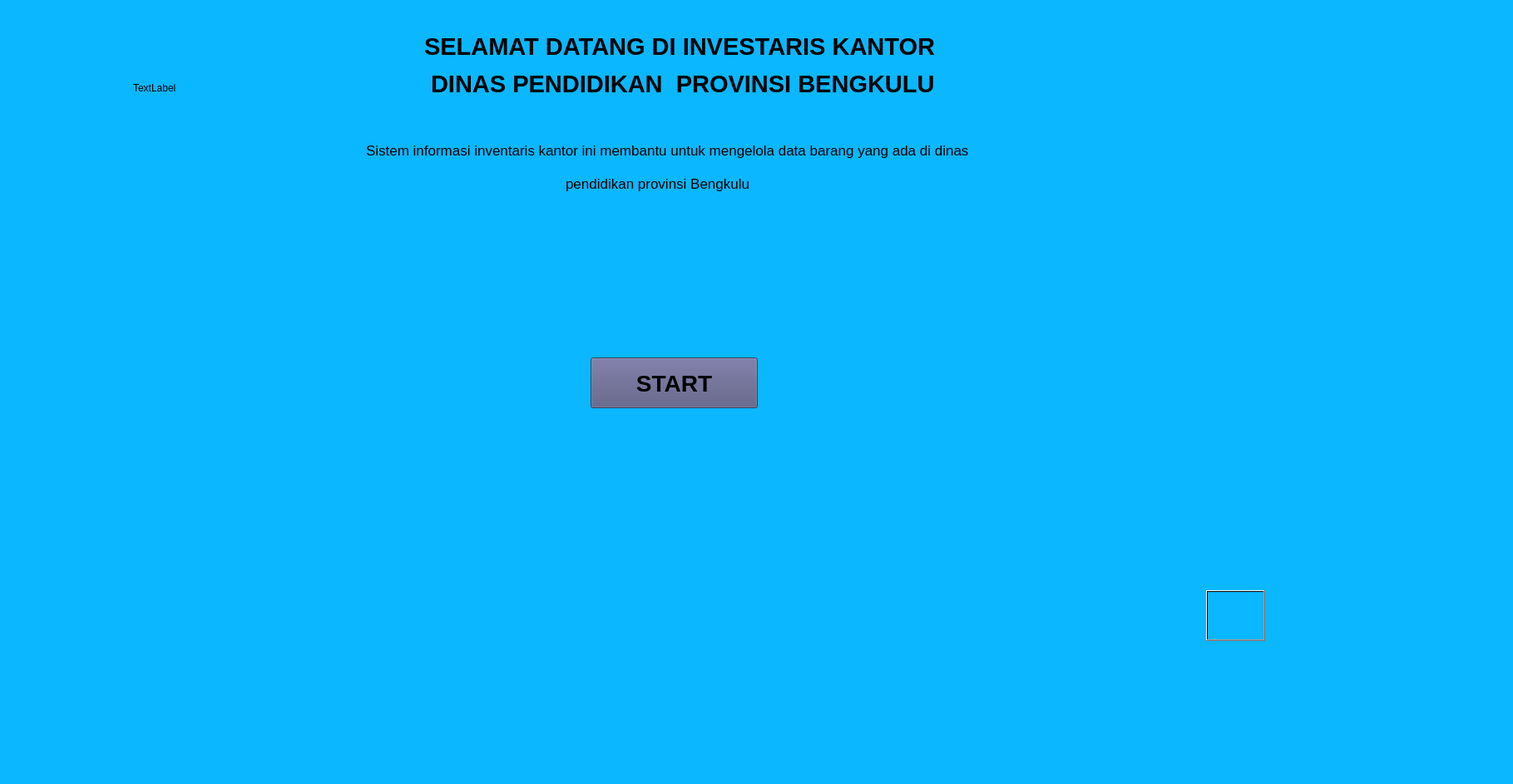
<?xml version="1.0" encoding="UTF-8"?>
<ui version="4.0">
 <class>MainWindow</class>
 <widget class="QMainWindow" name="MainWindow">
  <property name="geometry">
   <rect>
    <x>0</x>
    <y>0</y>
    <width>1819</width>
    <height>943</height>
   </rect>
  </property>
  <property name="windowTitle">
   <string>MainWindow</string>
  </property>
  <property name="styleSheet">
   <string notr="true">background-color: rgb(11, 183, 255);</string>
  </property>
  <widget class="QWidget" name="centralwidget">
   <widget class="QLabel" name="lbl_title">
    <property name="geometry">
     <rect>
      <x>510</x>
      <y>10</y>
      <width>791</width>
      <height>91</height>
     </rect>
    </property>
    <property name="font">
     <font>
      <family>Arial</family>
      <pointsize>22</pointsize>
      <bold>true</bold>
     </font>
    </property>
    <property name="styleSheet">
     <string notr="true">background-color: qlineargradient(spread:pad, x1:1, y1:0, x2:1, y2:0, stop:0 rgba(0, 0, 0, 0), stop:1 rgba(255, 255, 255, 0));
color: rgb(0, 0, 0);</string>
    </property>
    <property name="text">
     <string>SELAMAT DATANG DI INVESTARIS KANTOR </string>
    </property>
   </widget>
   <widget class="QLabel" name="lbl_title_2">
    <property name="geometry">
     <rect>
      <x>510</x>
      <y>70</y>
      <width>801</width>
      <height>61</height>
     </rect>
    </property>
    <property name="font">
     <font>
      <family>Arial</family>
      <pointsize>22</pointsize>
      <bold>true</bold>
     </font>
    </property>
    <property name="styleSheet">
     <string notr="true">background-color: qlineargradient(spread:pad, x1:1, y1:0, x2:1, y2:0, stop:0 rgba(0, 0, 0, 0), stop:1 rgba(255, 255, 255, 0));
color: rgb(0, 0, 0);</string>
    </property>
    <property name="text">
     <string> DINAS PENDIDIKAN  PROVINSI BENGKULU</string>
    </property>
   </widget>
   <widget class="QLabel" name="lbl_title_3">
    <property name="geometry">
     <rect>
      <x>440</x>
      <y>150</y>
      <width>751</width>
      <height>61</height>
     </rect>
    </property>
    <property name="font">
     <font>
      <family>Arial</family>
      <pointsize>13</pointsize>
      <bold>false</bold>
     </font>
    </property>
    <property name="styleSheet">
     <string notr="true">background-color: qlineargradient(spread:pad, x1:1, y1:0, x2:1, y2:0, stop:0 rgba(0, 0, 0, 0), stop:1 rgba(255, 255, 255, 0));
color: rgb(0, 0, 0);</string>
    </property>
    <property name="text">
     <string>Sistem informasi inventaris kantor ini membantu untuk mengelola data barang yang ada di dinas </string>
    </property>
   </widget>
   <widget class="QLabel" name="lbl_title_4">
    <property name="geometry">
     <rect>
      <x>680</x>
      <y>190</y>
      <width>671</width>
      <height>61</height>
     </rect>
    </property>
    <property name="font">
     <font>
      <family>Arial</family>
      <pointsize>13</pointsize>
      <bold>false</bold>
     </font>
    </property>
    <property name="styleSheet">
     <string notr="true">background-color: qlineargradient(spread:pad, x1:1, y1:0, x2:1, y2:0, stop:0 rgba(0, 0, 0, 0), stop:1 rgba(255, 255, 255, 0));
color: rgb(0, 0, 0);</string>
    </property>
    <property name="text">
     <string>pendidikan provinsi Bengkulu</string>
    </property>
   </widget>
   <widget class="QPushButton" name="pushButton">
    <property name="geometry">
     <rect>
      <x>710</x>
      <y>430</y>
      <width>201</width>
      <height>61</height>
     </rect>
    </property>
    <property name="font">
     <font>
      <pointsize>21</pointsize>
      <bold>true</bold>
     </font>
    </property>
    <property name="styleSheet">
     <string notr="true">color: rgb(0, 0, 0);
background-color: rgb(85, 85, 127);</string>
    </property>
    <property name="text">
     <string>START</string>
    </property>
   </widget>
   <widget class="QLabel" name="label_pic">
    <property name="geometry">
     <rect>
      <x>160</x>
      <y>-60</y>
      <width>411</width>
      <height>331</height>
     </rect>
    </property>
    <property name="styleSheet">
     <string notr="true">background-color: qlineargradient(spread:pad, x1:0, y1:0, x2:1, y2:0, stop:1 rgba(0, 0, 0, 0));</string>
    </property>
    <property name="text">
     <string>TextLabel</string>
    </property>
   </widget>
   <widget class="QLabel" name="label_bc">
    <property name="geometry">
     <rect>
      <x>0</x>
      <y>-30</y>
      <width>1801</width>
      <height>871</height>
     </rect>
    </property>
    <property name="styleSheet">
     <string notr="true">background-color: qlineargradient(spread:pad, x1:1, y1:0, x2:1, y2:0, stop:0 rgba(0, 0, 0, 0), stop:1 rgba(255, 255, 255, 0));
color: rgb(0, 0, 0);</string>
    </property>
    <property name="text">
     <string/>
    </property>
    <property name="pixmap">
     <pixmap>../../../../Downloads/bahan qt/New folder/bc.jpeg</pixmap>
    </property>
    <property name="scaledContents">
     <bool>true</bool>
    </property>
   </widget>
   <widget class="QLabel" name="label_prof">
    <property name="geometry">
     <rect>
      <x>1450</x>
      <y>710</y>
      <width>71</width>
      <height>61</height>
     </rect>
    </property>
    <property name="text">
     <string/>
    </property>
    <property name="pixmap">
     <pixmap>../../../../Downloads/bahan qt/New folder/prof.jpeg</pixmap>
    </property>
    <property name="scaledContents">
     <bool>true</bool>
    </property>
    <property name="wordWrap">
     <bool>false</bool>
    </property>
   </widget>
   <widget class="QPushButton" name="pushButton_prof">
    <property name="geometry">
     <rect>
      <x>1450</x>
      <y>710</y>
      <width>71</width>
      <height>61</height>
     </rect>
    </property>
    <property name="styleSheet">
     <string notr="true">background-color: qlineargradient(spread:pad, x1:0, y1:0, x2:1, y2:0, stop:1 rgba(0, 0, 0, 0));
color: qlineargradient(spread:pad, x1:0, y1:0, x2:1, y2:0, stop:1 rgba(0, 0, 0, 0));</string>
    </property>
    <property name="text">
     <string/>
    </property>
   </widget>
   <zorder>label_bc</zorder>
   <zorder>label_prof</zorder>
   <zorder>lbl_title</zorder>
   <zorder>lbl_title_2</zorder>
   <zorder>lbl_title_3</zorder>
   <zorder>lbl_title_4</zorder>
   <zorder>pushButton</zorder>
   <zorder>label_pic</zorder>
   <zorder>pushButton_prof</zorder>
  </widget>
  <widget class="QMenuBar" name="menubar">
   <property name="geometry">
    <rect>
     <x>0</x>
     <y>0</y>
     <width>1819</width>
     <height>25</height>
    </rect>
   </property>
  </widget>
  <widget class="QStatusBar" name="statusbar"/>
 </widget>
 <resources/>
 <connections/>
</ui>
